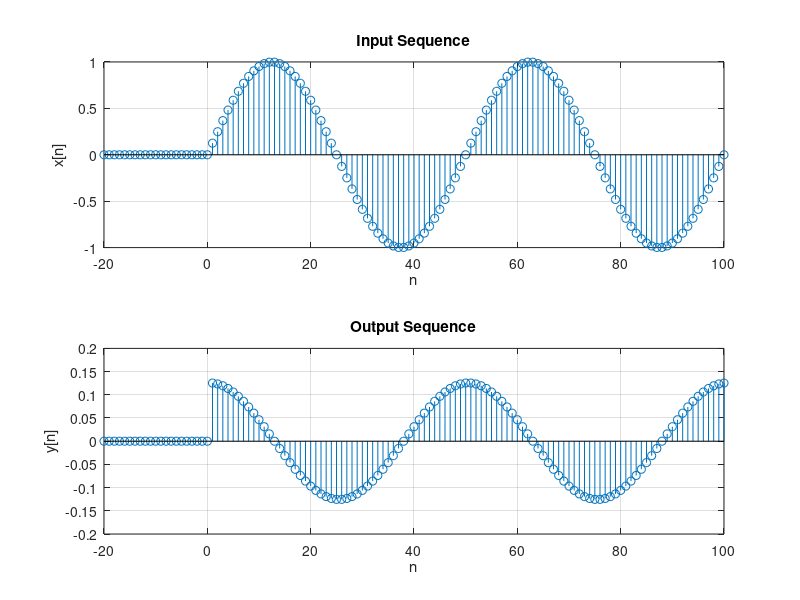

The MATLAB script that drew this image: (Note: this script raises an error after producing the figure.)
n = -20:100;
u_n = @(n) n >= 0;
x = sin((pi*n)/25).*(u_n(n)-u_n(n-100));
y = zeros(size(x));
y(1) = x(1);
for k = 2:length(x)
    y(k) = x(k) - x(k - 1);
end
subplot(2, 1, 1);
stem(n, x);
title('Input Sequence');
xlabel('n');
ylabel('x[n]');
grid on;

subplot(2, 1, 2);
stem(n, y);
title('Output Sequence');
xlabel('n');
ylabel('y[n]');
grid on;

sgtitle('First-Order Digital Differentiator');
